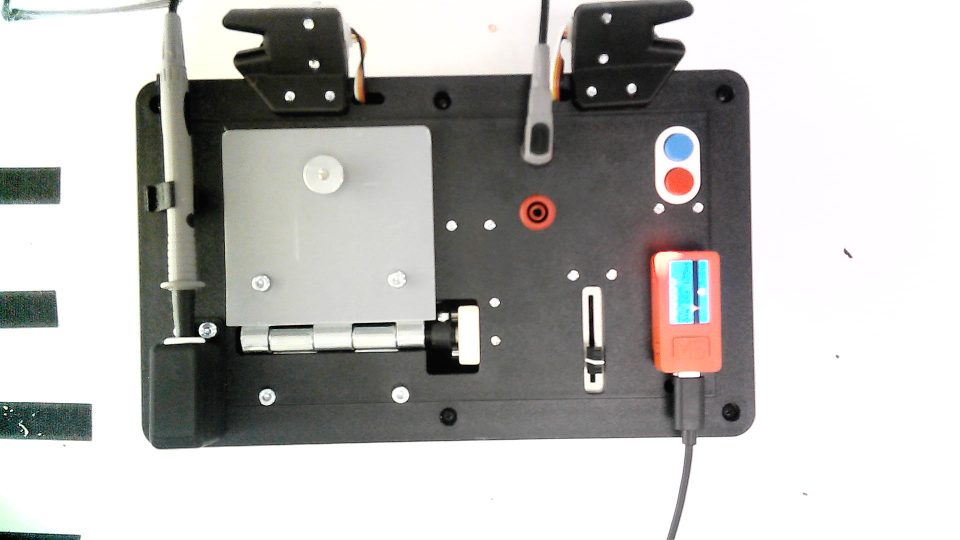
#> input picture Friday_images/BOARD_20230428_205304.png, 1920 x 1080 px (shown at 1/2 size)
$ python Knob.py
#> lines starting #> are read from the running program, lines starting #| are printed output that depends on the picture; after the words box and inside, x2 and y2 are one past the last pixel; in counts of white or black regions, pixels touching at a corner belong together
import cv2
import numpy as np

images_folder = 'Friday_images/'
images = (
    'BOARD_20230428_205304.png',
    'BOARD_20230428_205307.png',
    'BOARD_20230428_205312.png',
    'BOARD_20230428_205314.png',
    'BOARD_20230428_205315.png',
    'BOARD_20230428_205319.png',
    'BOARD_20230428_205324.png',
    'BOARD_20230428_205329.png',
    'BOARD_20230428_205333.png',
    'BOARD_20230428_205338.png',
    'BOARD_20230428_205343.png',
    'BOARD_20230428_205348.png',
    'BOARD_20230428_205358.png',
    'BOARD_20230428_205404.png',
    'BOARD_20230428_205413.png',
    'BOARD_20230428_205419.png',
    'BOARD_20230428_205427.png',
    'BOARD_20230428_205434.png',
    'BOARD_20230428_205439.png',
    'BOARD_20230428_205443.png',
    'BOARD_20230428_205450.png',
    'BOARD_20230428_205455.png',
    'BOARD_20230428_205459.png',
    'BOARD_20230428_205507.png',
    'BOARD_20230428_205511.png',
    'BOARD_20230428_205516.png',
    'BOARD_20230428_205524.png'
)

def show_image(title,file):
    cv2.imshow(title,file)
    cv2.waitKey(0)
    cv2.destroyWindow(title)
    cv2.waitKey(1)

def increase_contrast(img, clipLimit = 2.0, tileGridSize=(120,12)):
    lab= cv2.cvtColor(img, cv2.COLOR_BGR2LAB)
    l_channel, a, b = cv2.split(lab)

    # Applying CLAHE to L-channel
    clahe = cv2.createCLAHE(clipLimit, tileGridSize)
    cl = clahe.apply(l_channel)

    # merge the CLAHE enhanced L-channel with the a and b channel
    limg = cv2.merge((cl,a,b))

    # Converting image from LAB Color model to BGR color spcae
    enhanced_img = cv2.cvtColor(limg, cv2.COLOR_LAB2BGR)

    return enhanced_img

def detect_door(image):
    x = y = w = h = 0

    # Step 1: Preprocessing
    # Convert the image to grayscale
    gray = cv2.cvtColor(image, cv2.COLOR_BGR2GRAY)

    # Apply Gaussian blur
    blurred = cv2.GaussianBlur(gray, (15, 15), 0)

    # Threshold with an optimal value
    t,thresh = cv2.threshold(blurred, 128, 255, cv2.THRESH_BINARY)

    # Step 2: Morphological operations
    kernel = np.ones((5, 5), np.uint8)
    eroded = cv2.erode(thresh, kernel, iterations=1)
    dilated = cv2.dilate(eroded, kernel, iterations=1)

    # Step 3: Contour detection
    contours, _ = cv2.findContours(dilated, cv2.RETR_TREE, cv2.CHAIN_APPROX_SIMPLE)

    # Step 4: Bounding box and filtering based on area and aspect ratio
    # Since our door is roughly a square
    for contour in contours:
        area = cv2.contourArea(contour)
        t_x, t_y, t_w, t_h = cv2.boundingRect(contour)
        aspect_ratio = float(t_w)/t_h
        if 140000 < area < 240000 and 0.75 < aspect_ratio < 1.5:
            cv2.drawContours(image, [contour], -1, (0, 255, 0), 3)
            x = t_x
            y = t_y
            w = t_w
            h = t_h
    #show_image('i', image)
    return x, y, w, h

def detect_knob(image, x, y, w, h):
    # Set center and radius to 0
    center = radius = 0

    # Create an image of the same size as the original
    # Set it to all black, and just replace the door in the
    # correct position.
    # This is done so that the coordinates match the original image
    size = image.shape[0], image.shape[1], 3
    final = np.zeros(size, np.uint8)
    final[y:y+h, x:x+w] = contr[y:y+h, x:x+w]
    #final = increase_contrast(final, 1.5)

    # Convert to grayscale, apply a bilateral filter
    f_gray = cv2.cvtColor(final, cv2.COLOR_BGR2GRAY)
    f_blur = cv2.bilateralFilter(f_gray, 9, 150, 150)

    # Find circles. Parameters here ensure that the circles are far apart
    # Of a certain size, and use the correct Canny thresholds
    rows = f_blur.shape[0]
    circles = cv2.HoughCircles(f_blur, cv2.HOUGH_GRADIENT, 1, rows, param1=100, param2=10,minRadius=20, maxRadius=60)

    # If we've found even one circle, that's our guy.
    # Just look at the first and return the center and radius.
    if circles is not None:
        circles = np.uint16(np.around(circles))
        for i in circles[0, :]:
            center = (i[0], i[1])
            radius = i[2]
            break
    return center, radius


# [13 lines of commented-out code are left out]

for i in range(0, len(images)):
    print("Opening image: {} - {} of {}".format(images[i],i+1, len(images)))
    img = cv2.imread(images_folder + images[i])
#> img is the input picture: shape (1080, 1920, 3); mean B, G, R 181.3, 183.5, 184.7

    # Increase contrast
    #contr = increase_contrast(img)
    contr = img
    # Find the door first
    x, y, w, h = detect_door(contr)
#> in detect_door, `gray = cv2.cvtColor(image, cv2.COLOR_BGR2GRAY)`:
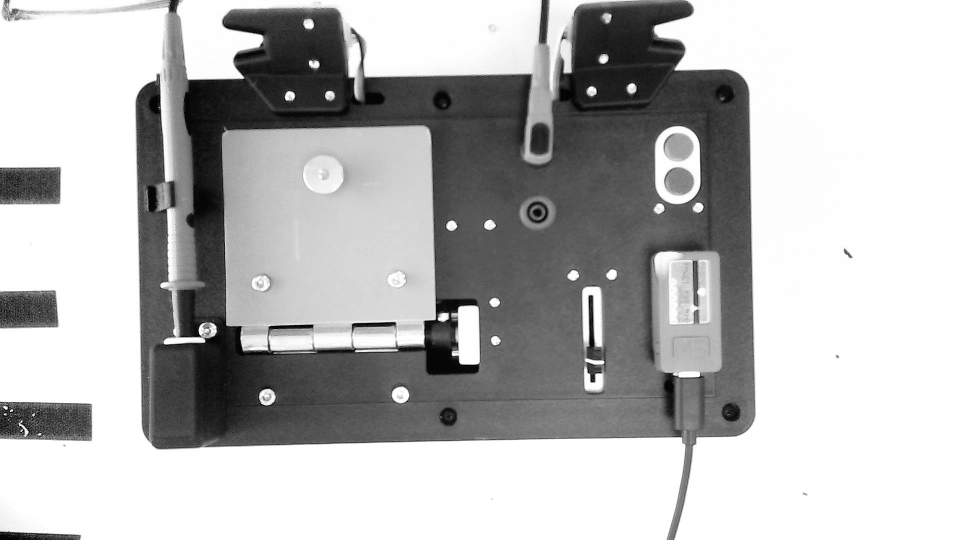
#> gray: shape (1080, 1920) (shown at 1/2 size); min 0, max 255, mean 183.6
#> in detect_door, `t,thresh = cv2.threshold(blurred, 128, 255, cv2.THRESH_BINARY)`:
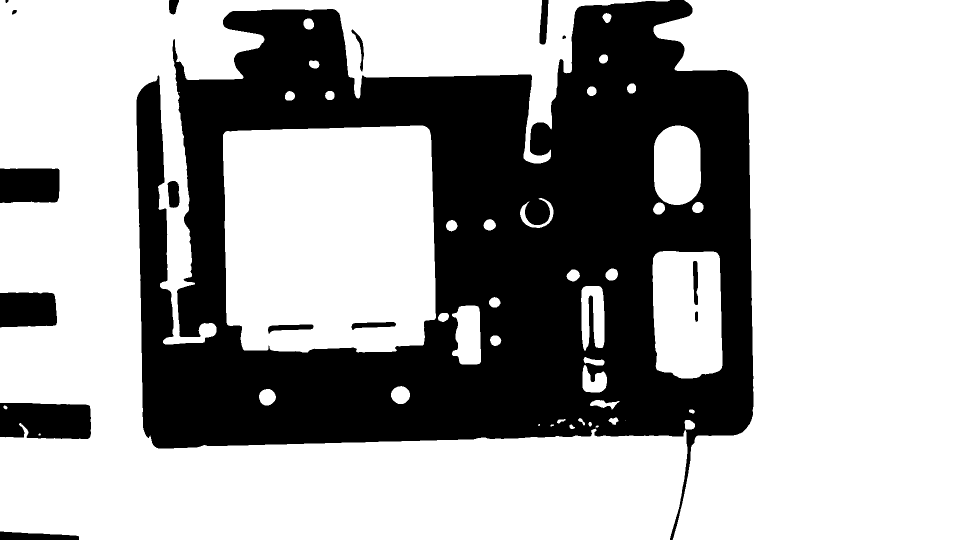
#> thresh: shape (1080, 1920) (shown at 1/2 size); 66% white; 16 black regions, largest, box (x1, y1, x2, y2) and area: (273, 0, 1507, 1080) 669862, (0, 806, 182, 878) 12186, (0, 337, 119, 406) 7987
#> in detect_door, `eroded = cv2.erode(thresh, kernel, iterations=1)`:
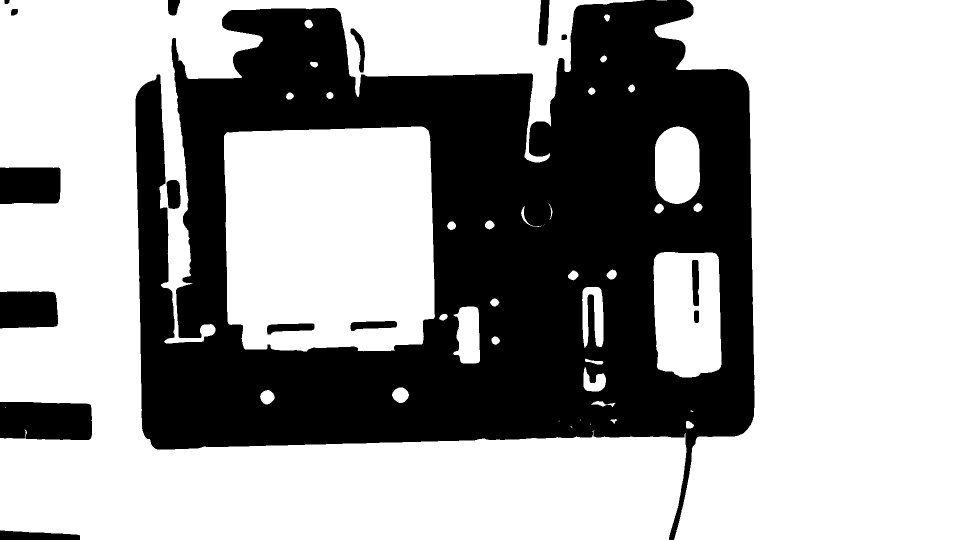
#> eroded: shape (1080, 1920) (shown at 1/2 size); 64.3% white; 16 black regions, largest, box (x1, y1, x2, y2) and area: (271, 0, 1509, 1080) 699472, (0, 804, 184, 880) 13329, (0, 335, 121, 408) 8637
#> in detect_door, `dilated = cv2.dilate(eroded, kernel, iterations=1)`: dilated: shape (1080, 1920); 65.9% white; 16 black regions
#> in detect_door, `contours, _ = cv2.findContours(dilated, cv2.RETR_TREE, cv2.CHAIN_APPRO..`: contours = 48 contours; largest, box (x1, y1, x2, y2) and area: (0, 0, 1375, 1080) 614974, (1307, 0, 1920, 1080) 499276, (446, 251, 872, 705) 181367, (1305, 502, 1445, 757) 32566, (1308, 251, 1402, 410) 12780
#> the loop in detect_door, `for contour in contours:` made 48 passes
#> (area, t_x, t_y, t_w, t_h, aspect_ratio, x, y) on pass 31: (181367, 446, 251, 426, 454, 0.938, 446, 251)
#> (area, t_x, t_y, t_w, t_h, aspect_ratio) on passes 1, 3, 4, 5, 6, 7: (41, 1139, 850, 8, 8, 1), (293.5, 1370, 840, 20, 19, 1.05), (32, 1115, 839, 7, 7, 1), (24.5, 1158, 837, 6, 6, 1), (141, 1219, 836, 17, 13, 1.31), (49.5, 1379, 819, 10, 7, 1.43)
#> after the loop in detect_door, `for contour in contours:`:
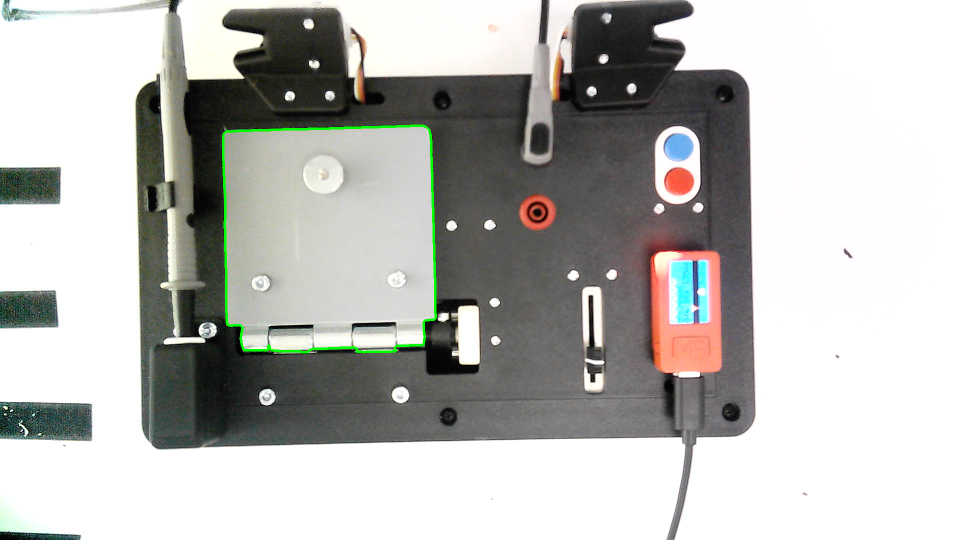
#> image: shape (1080, 1920, 3) (shown at 1/2 size); 0.41% of pixels changed, all inside (x1, y1, x2, y2) = (444, 249, 874, 707)
#> x = 446; y = 251; w = 426; h = 454

    # If a door is found, detect the knob and draw it on the original
    if x != 0:
        # knob_center and knob_readius are your pixel values for the door-knob
        # Maybe the radius isn't as important, but the center should be useful
        knob_center, knob_radius  = detect_knob(img, x, y, w, h)
#> in detect_knob, `final[y:y+h, x:x+w] = contr[y:y+h, x:x+w]`:
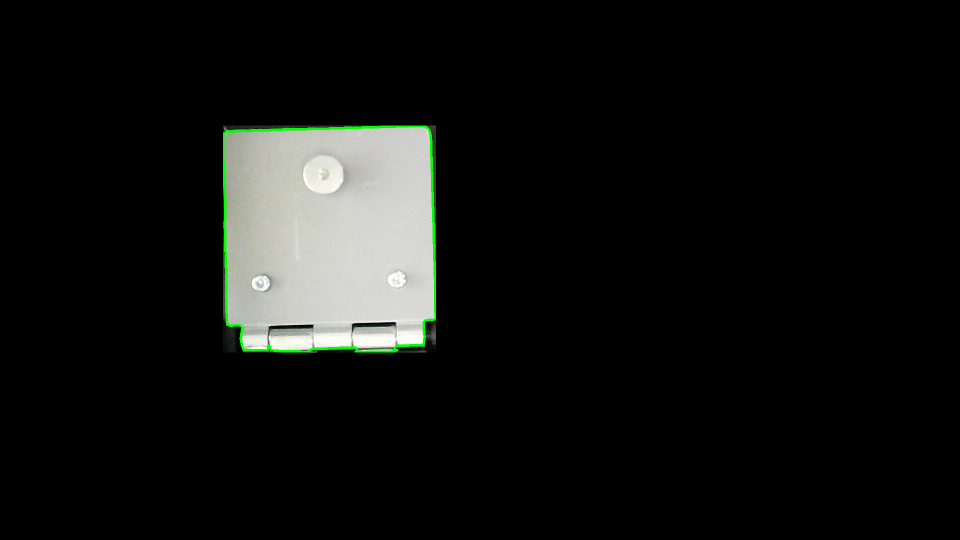
#> final: shape (1080, 1920, 3) (shown at 1/2 size); mean B, G, R 17, 18.6, 17.5
#> in detect_knob, `circles = cv2.HoughCircles(f_blur, cv2.HOUGH_GRADIENT, 1, rows, param1..`: circles = [[650.5, 349.5, 36]]
#> in detect_knob, `circles = np.uint16(np.around(circles))`: circles = [[650, 350, 36]]
#> the loop in detect_knob, `for i in circles[0, :]:` made 1 pass
#> knob_center = (650, 350); knob_radius = 36

        # Draw both and show the image, just for fun.
        if knob_radius != 0:
            cv2.circle(img, knob_center, 5, (255, 0, 0), -1)
#> img: shape (1080, 1920, 3); under 0.01% of pixels changed, all inside (x1, y1, x2, y2) = (645, 345, 656, 356)
            cv2.circle(img, knob_center, knob_radius, (0, 255, 0), 3)
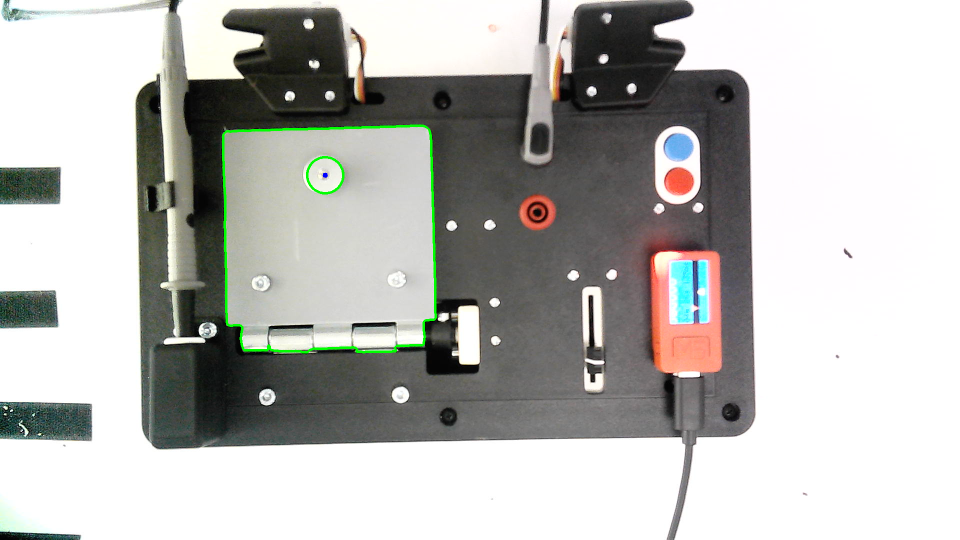
#> img: shape (1080, 1920, 3) (shown at 1/2 size); mean B, G, R 180.7, 184, 183.9
            show_image(str(images[i]),img)
    else:
        print("Door not found.")
#> pass 2 of the loop `for i in range(0, len(images)):`:
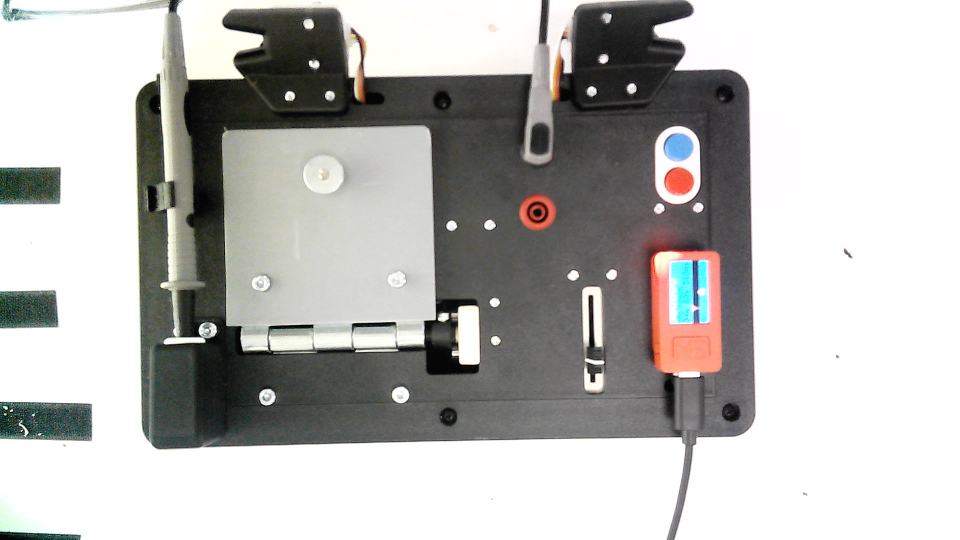
#> input picture Friday_images/BOARD_20230428_205307.png, 1920 x 1080 px (shown at 1/2 size)
#> img is the input picture: shape (1080, 1920, 3); mean B, G, R 181.7, 184, 184.9
#> in detect_door (call 2), `t,thresh = cv2.threshold(blurred, 128, 255, cv2.THRESH_BINARY)`:
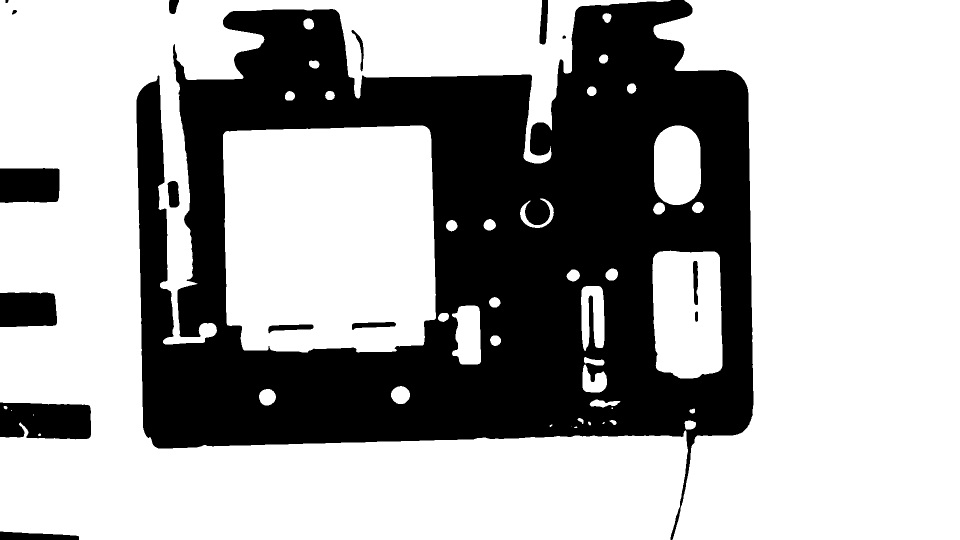
#> thresh: shape (1080, 1920) (shown at 1/2 size); 66% white; 16 black regions, largest, box (x1, y1, x2, y2) and area: (273, 0, 1507, 1080) 668525, (0, 805, 182, 879) 12187, (0, 336, 119, 406) 7980
#> eroded: shape (1080, 1920); 64.4% white; 16 black regions, largest, box (x1, y1, x2, y2) and area: (271, 0, 1509, 1080) 697863, (0, 803, 184, 881) 13351, (0, 334, 121, 408) 8620
#> dilated: shape (1080, 1920); 66% white; 16 black regions
#> contours = 43 contours; largest, box (x1, y1, x2, y2) and area: (0, 0, 1376, 1080) 616285, (1307, 0, 1920, 1080) 499502, (446, 251, 872, 705) 181402, (1305, 502, 1445, 757) 32617, (1308, 251, 1402, 410) 12808
#> the loop in detect_door (call 2), `for contour in contours:` made 43 passes
#> (area, t_x, t_y, t_w, t_h, aspect_ratio, x, y) on pass 27: (181402.5, 446, 251, 426, 454, 0.938, 446, 251)
#> the loop in detect_knob (call 2), `for i in circles[0, :]:` made 1 pass
#> (center, radius) on pass 1: ((650, 350), 37)
#> knob_radius = 37
#> `cv2.circle(img, knob_center, knob_radius, (0, 255, 0), 3)`:
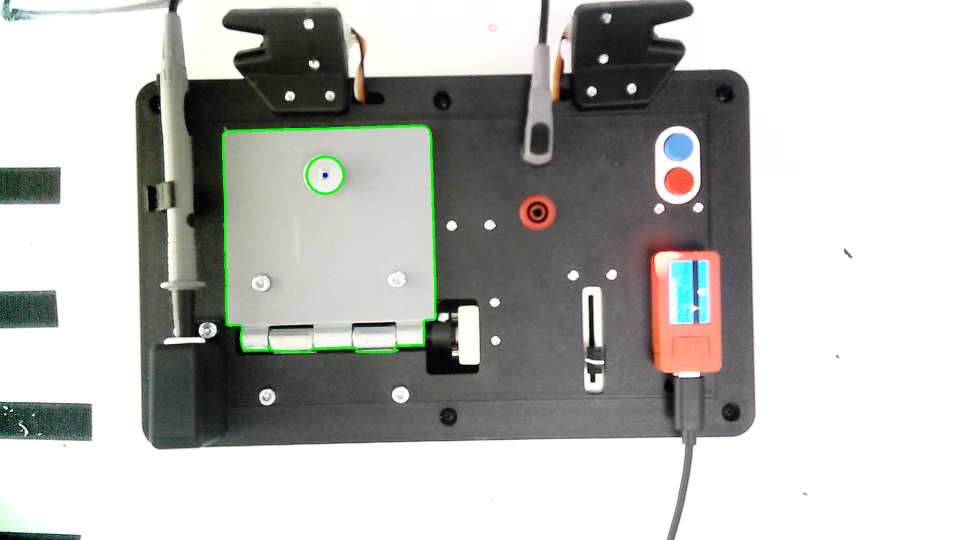
#> img: shape (1080, 1920, 3) (shown at 1/2 size); mean B, G, R 181, 184.5, 184.2
#> pass 3 of the loop `for i in range(0, len(images)):`:
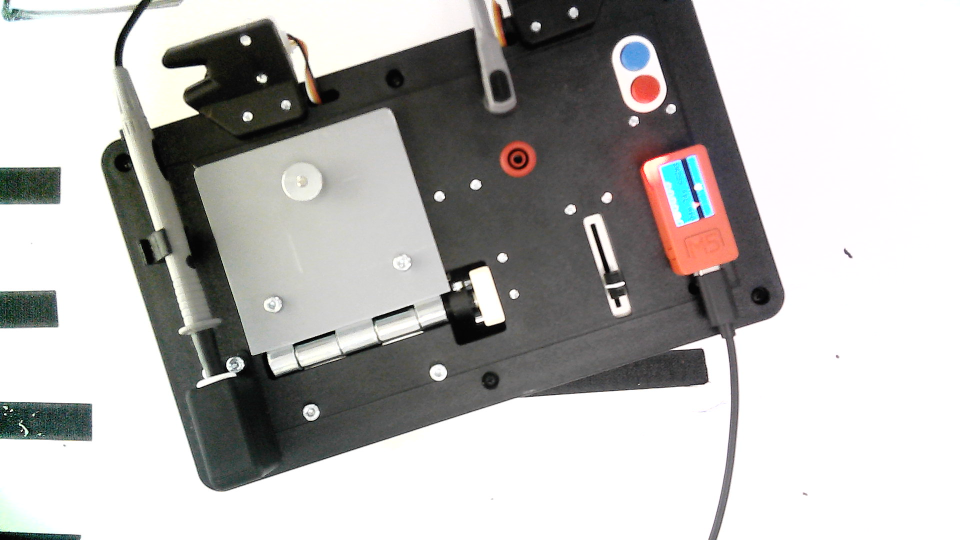
#> input picture Friday_images/BOARD_20230428_205312.png, 1920 x 1080 px (shown at 1/2 size)
#> img is the input picture: shape (1080, 1920, 3); mean B, G, R 180, 181.6, 182.8
#> in detect_door (call 3), `t,thresh = cv2.threshold(blurred, 128, 255, cv2.THRESH_BINARY)`:
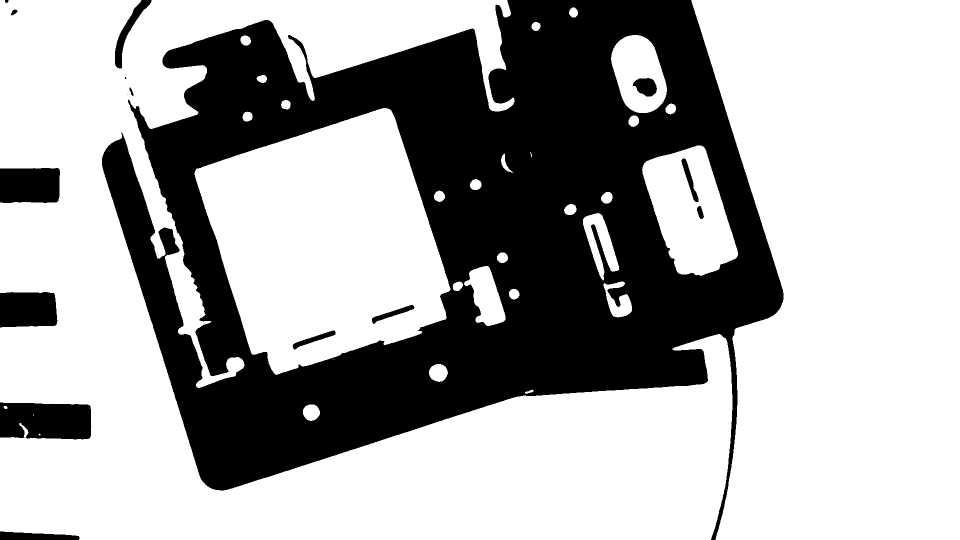
#> thresh: shape (1080, 1920) (shown at 1/2 size); 66.2% white; 16 black regions (2 under 20 px), largest, box (x1, y1, x2, y2) and area: (204, 0, 1567, 1080) 664345, (0, 805, 183, 879) 12376, (0, 336, 120, 406) 8099
#> eroded: shape (1080, 1920); 64.4% white; 16 black regions, largest, box (x1, y1, x2, y2) and area: (202, 0, 1569, 1080) 695400, (0, 803, 185, 881) 13509, (0, 334, 122, 408) 8755
#> dilated: shape (1080, 1920); 66.2% white; 16 black regions (2 under 20 px)
#> contours = 38 contours, 3 with area under 20; largest, box (x1, y1, x2, y2) and area: (0, 0, 1465, 1080) 643668, (1383, 0, 1920, 1080) 479401, (389, 216, 900, 749) 181474, (1285, 291, 1476, 551) 31894, (1222, 70, 1334, 226) 12610
#> the loop in detect_door (call 3), `for contour in contours:` made 38 passes
#> (area, t_x, t_y, t_w, t_h, aspect_ratio) on passes 1, 3, 4, 5, 6, 7, 8, 9: (74, 48, 857, 8, 14, 0.571), (820, 606, 809, 34, 32, 1.06), (981, 858, 728, 37, 35, 1.06), (1503.5, 1212, 585, 52, 49, 1.06), (316.5, 1018, 578, 21, 21, 1), (255.5, 906, 564, 19, 18, 1.06), (361.5, 1207, 563, 42, 17, 2.47), (5476.5, 929, 532, 82, 120, 0.683)
#> `cv2.circle(img, knob_center, knob_radius, (0, 255, 0), 3)`:
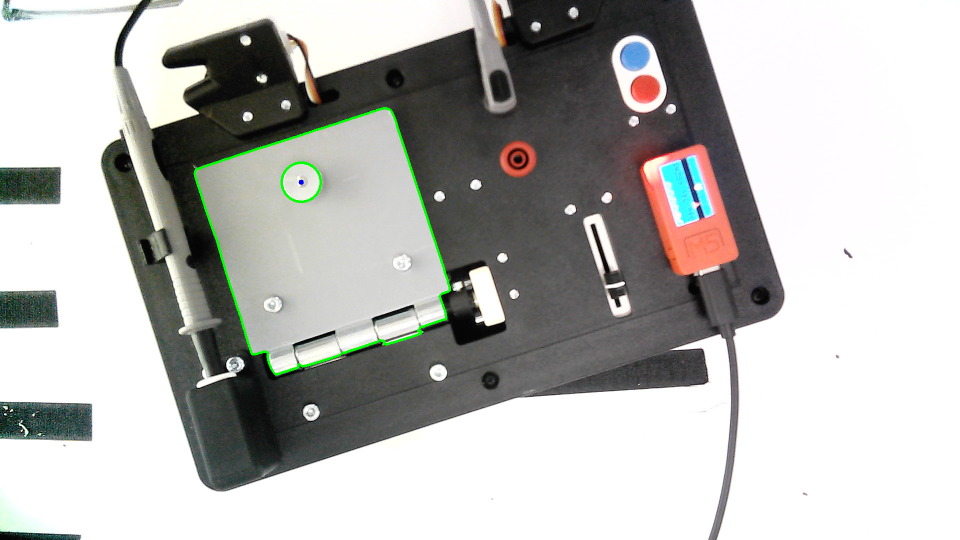
#> img: shape (1080, 1920, 3) (shown at 1/2 size); mean B, G, R 179.3, 182.1, 182.1
#> (the run stopped early here; a loop or call above may not have finished)
